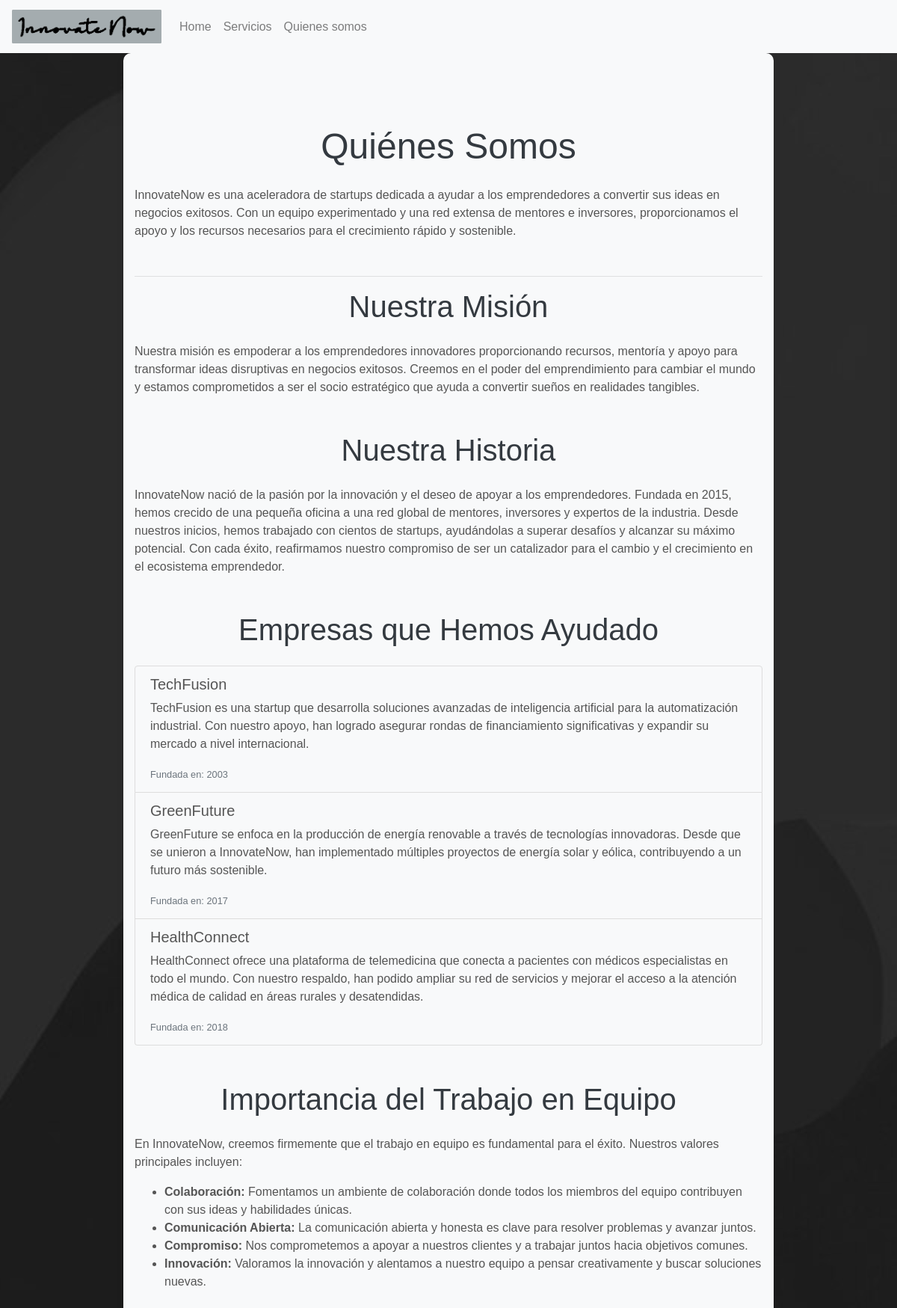
The page /about-us/ on the database its author committed.
### core/models.py (models this page shows, shortened)
class NavbarItem(models.Model):
    name = models.CharField(max_length=100)
    url = models.CharField(max_length=100)

class AboutUs(models.Model):
    title = models.CharField(max_length=100)
    content = models.TextField()
    mission = models.TextField(default='Nuestra misión es apoyar a los emprendedores.')
    history = models.TextField()
    helped_companies = models.ManyToManyField(HelpedCompany)

class HelpedCompany(models.Model):
    name = models.CharField(max_length=100)
    description = models.TextField()
    year_founded = models.IntegerField()

### core/views.py (the view)
# urls.py: path('about-us/', views.about_us, name='about_us'),
def about_us(request):
    about_us_content = AboutUs.objects.first()
    navbar_items = NavbarItem.objects.all()
    return render(request, 'core/about_us.html', {'about_us_content': about_us_content, 'navbar_items': navbar_items})

### core/templates/core/about_us.html (shortened to what this page needs)
<!DOCTYPE html>
<html lang="es">
<head>
    <link rel="stylesheet" href="https://stackpath.bootstrapcdn.com/bootstrap/4.5.2/css/bootstrap.min.css">
    {% load static %}
    <link rel="stylesheet" href="{% static 'css/styles1.css' %}">
</head>
<body>
    <nav class="navbar navbar-expand-lg navbar-light bg-light">
        <a class="navbar-brand" href="{% url 'home' %}"><img src="{% static 'img/logo-InnovateNow.png' %}" alt="Logo_empresa" width="200px"></a>
        <div class="collapse navbar-collapse" id="navbarNav">
            <ul class="navbar-nav">
                {% for item in navbar_items %}
                <li class="nav-item">
                    <a class="nav-link" href="{{ item.url }}">{{ item.name }}</a>
                </li>
                {% endfor %}
            </ul>
        </div>
    </nav>
    <div class="container" style="font-family:'Gill Sans', 'Gill Sans MT', Calibri, 'Trebuchet MS', sans-serif">
<div class="jumbotron jumbotron-fluid bg-light">
    <div class="container my-5">
        <h1 class="display-4 text-center mb-4">Quiénes Somos</h1>
        <div class="about-section mb-5">
            <p>{{ about_us_content.content }}</p>
        </div>
        <hr>
        <div class="mission-section mb-5">
            <h2 class="section-title">Nuestra Misión</h2>
            <p>{{ about_us_content.mission }}</p>
        </div>
        <div class="history-section mb-5">
            <h2 class="section-title">Nuestra Historia</h2>
            <p>{{ about_us_content.history }}</p>
        </div>
        <div class="helped-companies-section mb-5">
            <h2 class="section-title">Empresas que Hemos Ayudado</h2>
            <ul class="list-group">
                {% for company in about_us_content.helped_companies.all %}
                <li class="list-group-item">
                    <h5>{{ company.name }}</h5>
                    <p>{{ company.description }}</p>
                    <small class="text-muted">Fundada en: {{ company.year_founded }}</small>
                </li>
                {% endfor %}
            </ul>
        </div>
        <div class="teamwork-section">
            <h2 class="section-title">Importancia del Trabajo en Equipo</h2>
            <p>En InnovateNow, creemos firmemente que el trabajo en equipo es fundamental para el éxito. Nuestros valores principales incluyen:</p>
            <ul class="values-list">
                <li><strong>Colaboración:</strong> Fomentamos un ambiente de colaboración donde todos los miembros del equipo contribuyen con sus ideas y habilidades únicas.</li>
                <li><strong>Comunicación Abierta:</strong> La comunicación abierta y honesta es clave para resolver problemas y avanzar juntos.</li>
                <li><strong>Compromiso:</strong> Nos comprometemos a apoyar a nuestros clientes y a trabajar juntos hacia objetivos comunes.</li>
                <li><strong>Innovación:</strong> Valoramos la innovación y alentamos a nuestro equipo a pensar creativamente y buscar soluciones nuevas.</li>
            </ul>
        </div>
    </div>
</div>
</div>
</body>
</html>

### core/static/css/styles1.css (style rules this page uses)
body { background-image: url('/static/img/fondo.png'); background-size: cover; background-position: center; color: #333; font-family: 'Arial', sans-serif; }
.jumbotron { background-color: #f8f9fa; padding-top: 3rem; padding-bottom: 3rem; border-radius: 10px; box-shadow: 0 4px 10px rgba(0, 0, 0, 0.1); }
.container { max-width: 900px; margin: auto; }
.display-4 { font-size: 3rem; color: #343a40; margin-bottom: 2rem; text-align: center; }
.container.my-5 { margin-top: 3rem; margin-bottom: 3rem; }
.section-title { font-size: 2.5rem; color: #343a40; margin-bottom: 1.5rem; text-align: center; }
.bg-light { background-color: #f8f9fa !important; color: #555; }
.list-group-item { background-color: #f8f9fa; border-color: #ddd; }
.text-muted { color: #777; }

### rows shown on the page
NavbarItem: name "Home"
NavbarItem: name "Servicios"
NavbarItem: name "Quienes somos"
AboutUs: content "InnovateNow es una aceleradora de startups dedicada a ayudar a los emprendedores a convertir sus ideas en negocios exitosos. Con un equipo experimentado y una red extensa de mentores e inversores, proporcionamos el apoyo y los recursos necesarios para el crecimiento rápido y sostenible.", mission "Nuestra misión es empoderar a los emprendedores innovadores proporcionando recursos, mentoría y apoyo para transformar ideas disruptivas en negocios exitosos. Creemos en el poder del emprendimiento para cambiar el mundo y estamos comprometidos a ser el socio estratégico que ayuda a convertir sueños en realidades tangibles.", history "InnovateNow nació de la pasión por la innovación y el deseo de apoyar a los emprendedores. Fundada en 2015, hemos crecido de una pequeña oficina a una red global de mentores, inversores y expertos de la industria. Desde nuestros inicios, hemos trabajado con cientos de startups, ayudándolas a superar desafíos y alcanzar su máximo potencial. Con cada éxito, reafirmamos nuestro compromiso de ser un catalizador para el cambio y el crecimiento en el ecosistema emprendedor."
HelpedCompany: name "TechFusion", description "TechFusion es una startup que desarrolla soluciones avanzadas de inteligencia artificial para la automatización industrial. Con nuestro apoyo, han logrado asegurar rondas de financiamiento significativas y expandir su mercado a nivel internacional.", year_founded "2003"
HelpedCompany: name "GreenFuture", description "GreenFuture se enfoca en la producción de energía renovable a través de tecnologías innovadoras. Desde que se unieron a InnovateNow, han implementado múltiples proyectos de energía solar y eólica, contribuyendo a un futuro más sostenible.", year_founded "2017"
HelpedCompany: name "HealthConnect", description "HealthConnect ofrece una plataforma de telemedicina que conecta a pacientes con médicos especialistas en todo el mundo. Con nuestro respaldo, han podido ampliar su red de servicios y mejorar el acceso a la atención médica de calidad en áreas rurales y desatendidas.", year_founded "2018"
